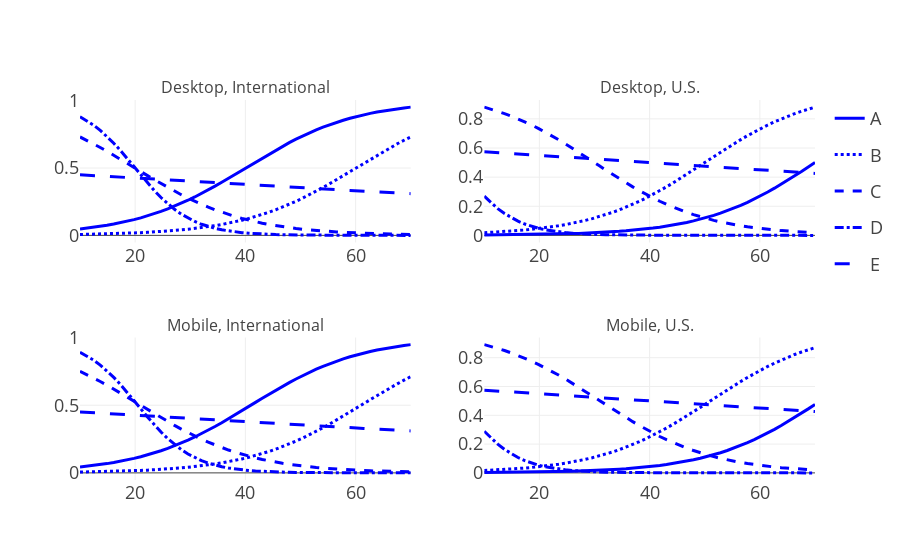

The cell this chart's notebook holds for it:
### Code cell
ug = UserGenerator()
visualize_bandits(ug)
